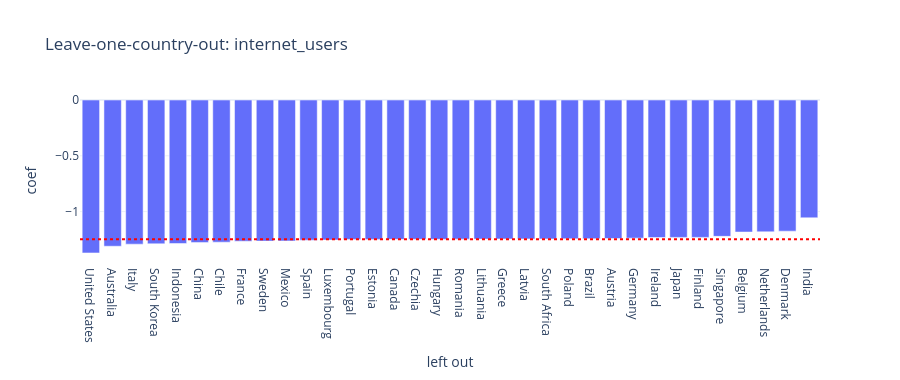

Notebook code for this chart:
### Code cell
# leave-one-country-out for the strongest feature: is one country driving it?
f = top3[0]
loo = []
for iso in fy.iso3.unique():
    d = fy[fy.iso3 != iso].dropna(subset=["roa_pp", "size_rank", f + "_z"])
    loo.append({"left out": names[iso], "coef": fit(f"roa_pp ~ {f}_z + {CONTROLS}", d).params[f + "_z"]})
loo = pd.DataFrame(loo).sort_values("coef")
full_coef = one.loc[f, "coef (pp ROA per +1 SD)"]
print(f"{f}: coefficient with all countries = {full_coef:+.2f}; leaving out one country at a time it ranges from {loo.coef.min():+.2f} ({loo.iloc[0]['left out']}) to {loo.coef.max():+.2f} ({loo.iloc[-1]['left out']}).")
px.bar(loo, x="left out", y="coef", title=f"Leave-one-country-out: {f}", height=380).add_hline(y=full_coef, line_dash="dot", line_color="red")

### Figure 1 — Plotly figure (JSON) as saved in the notebook; plotly's stock layout.template omitted (floating-point values rounded to 4 significant figures)
{"data": [{"hovertemplate": "left out=%{x}<br>coef=%{y}<extra></extra>", "legendgroup": "", "marker": {"color": "#636efa", "pattern": {"shape": ""}}, "name": "", "orientation": "v", "showlegend": false, "textposition": "auto", "type": "bar", "x": ["United States", "Australia", "Italy", "South Korea", "Indonesia", "China", "Chile", "France", "Sweden", "Mexico", "Spain", "Luxembourg", "Portugal", "Estonia", "Canada", "Czechia", "Hungary", "Romania", "Lithuania", "Greece", "Latvia", "South Africa", "Poland", "Brazil", "Austria", "Germany", "Ireland", "Japan", "Finland", "Singapore", "Belgium", "Netherlands", "Denmark", "India"], "xaxis": "x", "y": [-1.371, -1.311, -1.292, -1.289, -1.286, -1.278, -1.275, -1.265, -1.265, -1.263, -1.256, -1.255, -1.25, -1.249, -1.249, -1.249, -1.249, -1.247, -1.247, -1.245, -1.245, -1.245, -1.244, -1.244, -1.241, -1.238, -1.233, -1.232, -1.231, -1.222, -1.184, -1.182, -1.176, -1.056], "yaxis": "y"}], "layout": {"barmode": "relative", "height": 380, "legend": {"tracegroupgap": 0}, "shapes": [{"line": {"color": "red", "dash": "dot"}, "type": "line", "x0": 0, "x1": 1, "xref": "x domain", "y0": -1.248, "y1": -1.248, "yref": "y"}], "title": {"text": "Leave-one-country-out: internet_users"}, "xaxis": {"anchor": "y", "domain": [0.0, 1.0], "title": {"text": "left out"}}, "yaxis": {"anchor": "x", "domain": [0.0, 1.0], "title": {"text": "coef"}}}}
